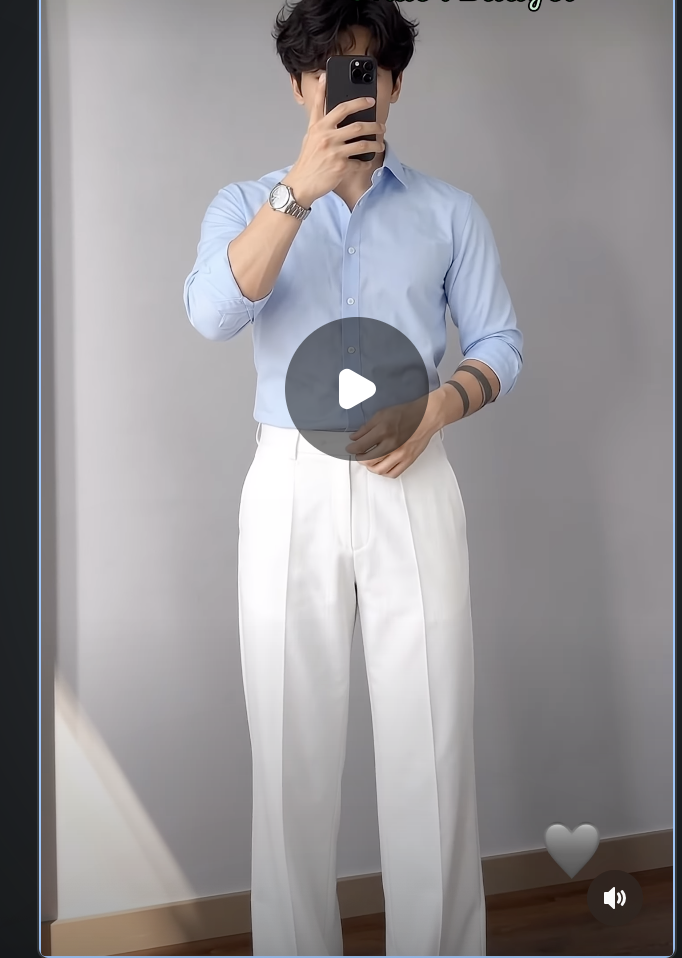
#> input picture test.png, 682 x 958 px
$ python Day4.py
#> lines starting #> are read from the running program, lines starting #| are printed output that depends on the picture

# ============================================================
# DAY 4: GEOMETRIC IMAGE TRANSFORMATIONS
# ============================================================
# Topics:
# 1. Translation
# 2. Rotation
# 3. Affine Transformation
# 4. Perspective Transformation
# ============================================================

import cv2
import numpy as np


# ============================================================
# STEP 1: LOAD IMAGE
# ============================================================

img = cv2.imread("test.png")
#> img is the input picture: shape (958, 682, 3); mean B, G, R 149.2, 146.6, 149.2

if img is None:
    print("Error: Image not found!")
    exit()

height, width = img.shape[:2]
#> height = 958; width = 682

print("Image Height:", height)
#| Image Height: 958
print("Image Width:", width)
#| Image Width: 682


# ============================================================
# STEP 2: TRANSLATION (MOVE IMAGE)
# ============================================================

# Move image 100 pixels right and 50 pixels down

translation_matrix = np.float32([
    [1, 0, 100],
    [0, 1, 50]
])

translated = cv2.warpAffine(
    img,
    translation_matrix,
    (width, height)
)
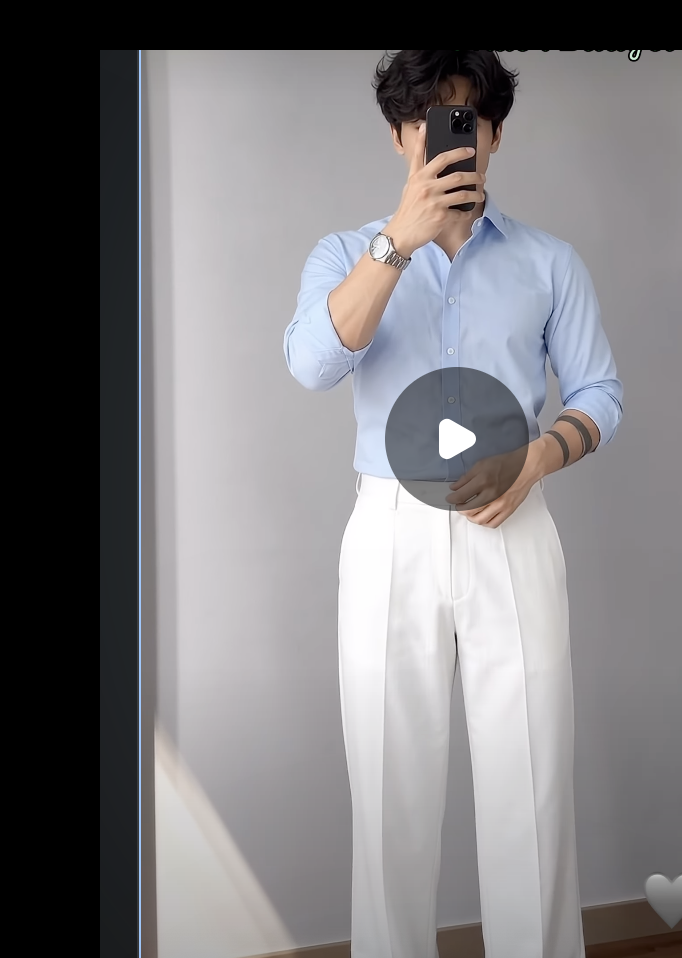
#> translated: shape (958, 682, 3); mean B, G, R 127.4, 124.9, 126.7

cv2.imshow("1. Translation", translated)


# ============================================================
# STEP 3: ROTATION (ROTATE IMAGE)
# ============================================================

# Find center of image

center = (width // 2, height // 2)
#> center = (341, 479)

# Rotate 45 degrees around center

rotation_matrix = cv2.getRotationMatrix2D(
    center,
    45,
    1
)

rotated = cv2.warpAffine(
    img,
    rotation_matrix,
    (width, height)
)
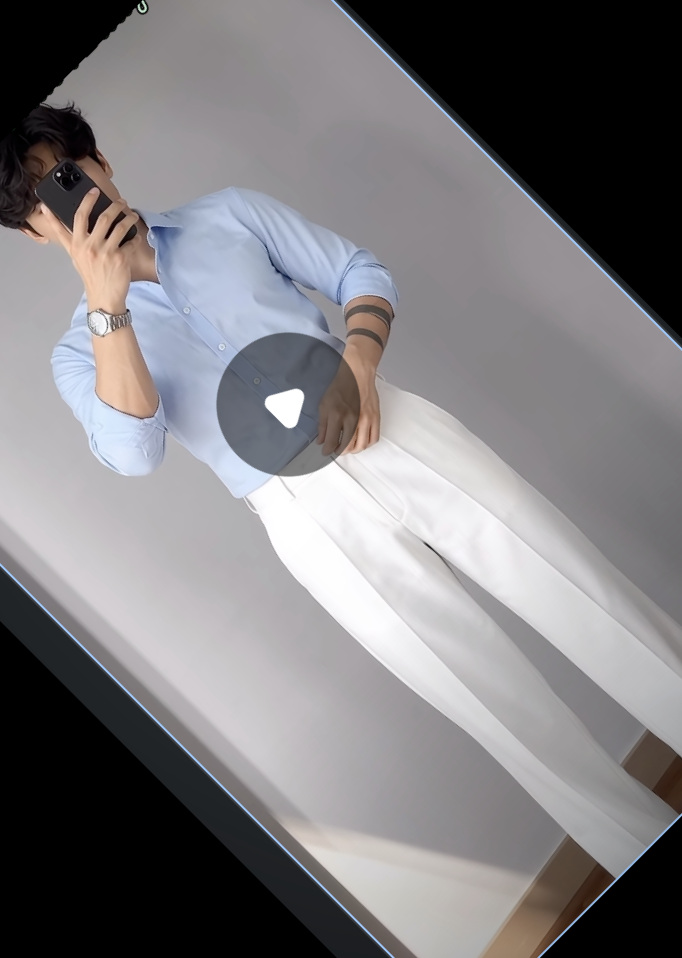
#> rotated: shape (958, 682, 3); mean B, G, R 125.9, 123.4, 125.4

cv2.imshow("2. Rotation", rotated)


# ============================================================
# STEP 4: AFFINE TRANSFORMATION
# ============================================================

# Affine transformation uses 3 point pairs.
# It can move, rotate, resize, and slant an image.

source_affine = np.float32([
    [50, 50],
    [200, 50],
    [50, 200]
])

destination_affine = np.float32([
    [100, 100],
    [250, 80],
    [80, 250]
])

# Calculate affine transformation matrix

affine_matrix = cv2.getAffineTransform(
    source_affine,
    destination_affine
)

# Apply affine transformation

affine_result = cv2.warpAffine(
    img,
    affine_matrix,
    (width, height)
)
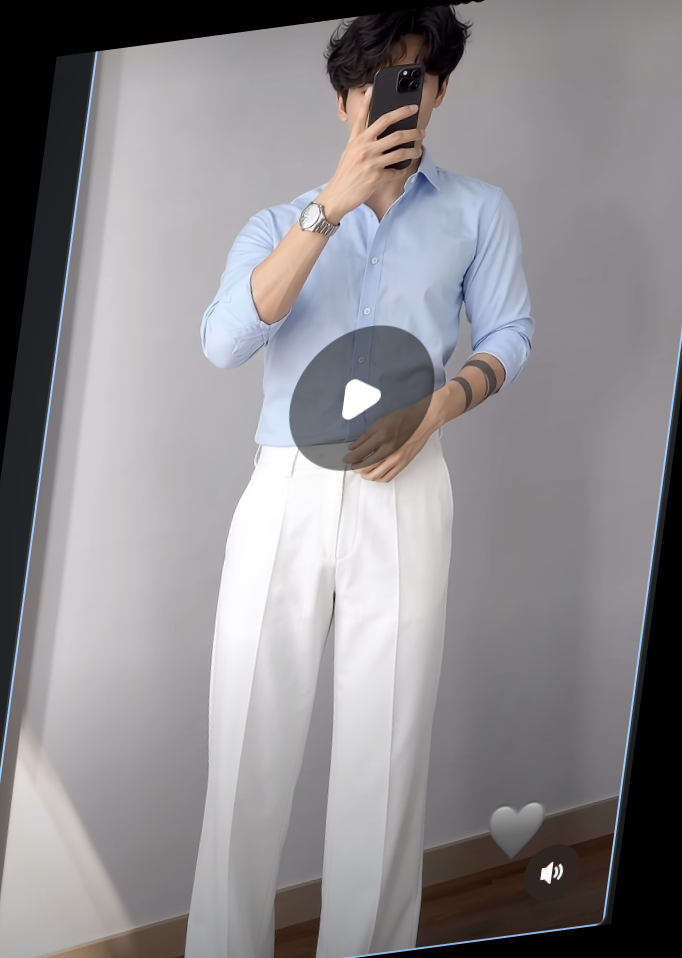
#> affine_result: shape (958, 682, 3); mean B, G, R 141.2, 138.6, 141

cv2.imshow("3. Affine Transformation", affine_result)


# ============================================================
# STEP 5: PERSPECTIVE TRANSFORMATION
# ============================================================

# IMPORTANT:
# Replace these coordinates with the actual four corners
# of your document in the original image.
#
# Order:
# Top-left, Top-right, Bottom-right, Bottom-left

source_points = np.float32([
    [150, 100],
    [500, 150],
    [550, 600],
    [100, 550]
])

# Desired flat document size

document_width = 400
document_height = 500

# Destination rectangle coordinates

destination_points = np.float32([
    [0, 0],
    [document_width - 1, 0],
    [document_width - 1, document_height - 1],
    [0, document_height - 1]
])

# Calculate perspective transformation matrix

perspective_matrix = cv2.getPerspectiveTransform(
    source_points,
    destination_points
)

# Apply perspective transformation

perspective_result = cv2.warpPerspective(
    img,
    perspective_matrix,
    (document_width, document_height)
)
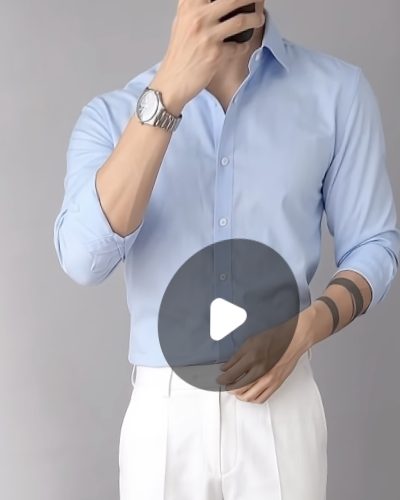
#> perspective_result: shape (500, 400, 3); mean B, G, R 180.6, 173.8, 175

cv2.imshow("4. Perspective Transformation", perspective_result)


# ============================================================
# STEP 6: SAVE RESULTS
# ============================================================

cv2.imwrite("translation_result.jpg", translated)
cv2.imwrite("rotation_result.jpg", rotated)
cv2.imwrite("affine_result.jpg", affine_result)
cv2.imwrite("perspective_result.jpg", perspective_result)

print("All transformation images saved successfully!")


# ============================================================
# STEP 7: CLOSE WINDOWS
# ============================================================

cv2.waitKey(0)
cv2.destroyAllWindows()

$ run again, with muneeb.png copied over test.png
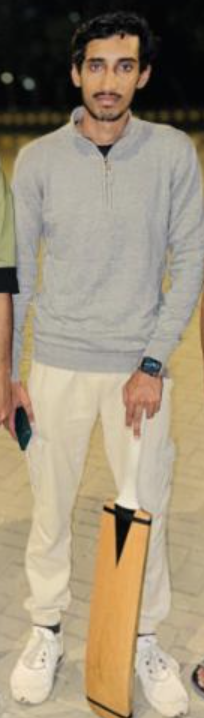
#> input picture muneeb.png, 204 x 718 px
#> img is the input picture: shape (718, 204, 3); mean B, G, R 121.5, 143.7, 157.3
#| Image Height: 718
#| Image Width: 204
#> `affine_result = cv2.warpAffine( img, affine_matrix, (width, height) )`:
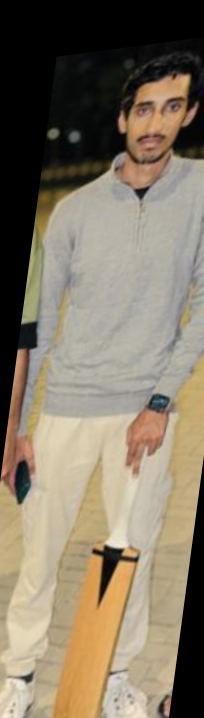
#> affine_result: shape (718, 204, 3); mean B, G, R 101.7, 120, 131.4
#> `perspective_result = cv2.warpPerspective( img, perspective_matrix, (do..`:
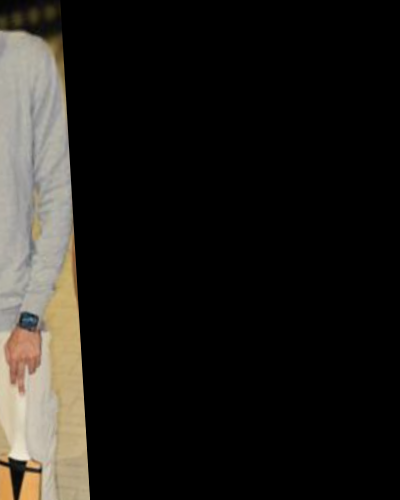
#> perspective_result: shape (500, 400, 3); mean B, G, R 25.3, 29.1, 31.2

$ run again, with day1_comparison.jpg saved as test.png
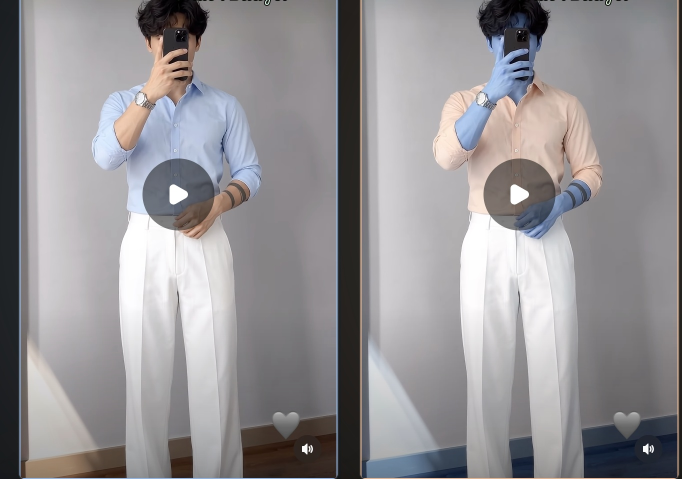
#> input picture day1_comparison.jpg, 1364 x 958 px (shown at 1/2 size)
#> img is the input picture: shape (958, 1364, 3); mean B, G, R 149.3, 146.6, 149.1
#| Image Height: 958
#| Image Width: 1364
#> `rotated = cv2.warpAffine( img, rotation_matrix, (width, height) )`:
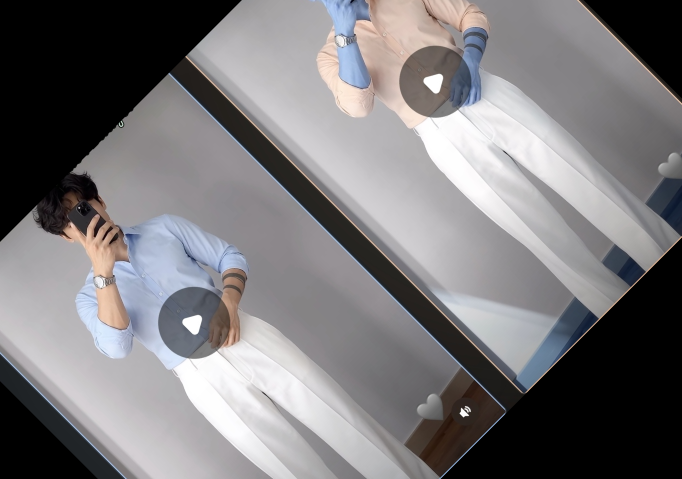
#> rotated: shape (958, 1364, 3) (shown at 1/2 size); mean B, G, R 123, 120.8, 122.7
#> `affine_result = cv2.warpAffine( img, affine_matrix, (width, height) )`:
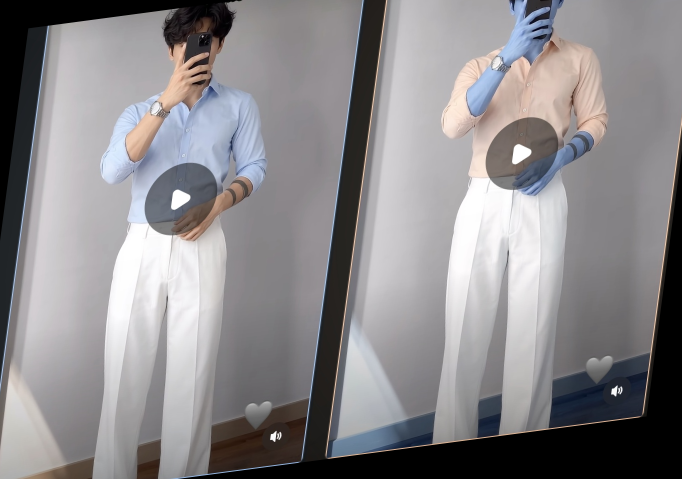
#> affine_result: shape (958, 1364, 3) (shown at 1/2 size); mean B, G, R 139.4, 136.9, 139.1
